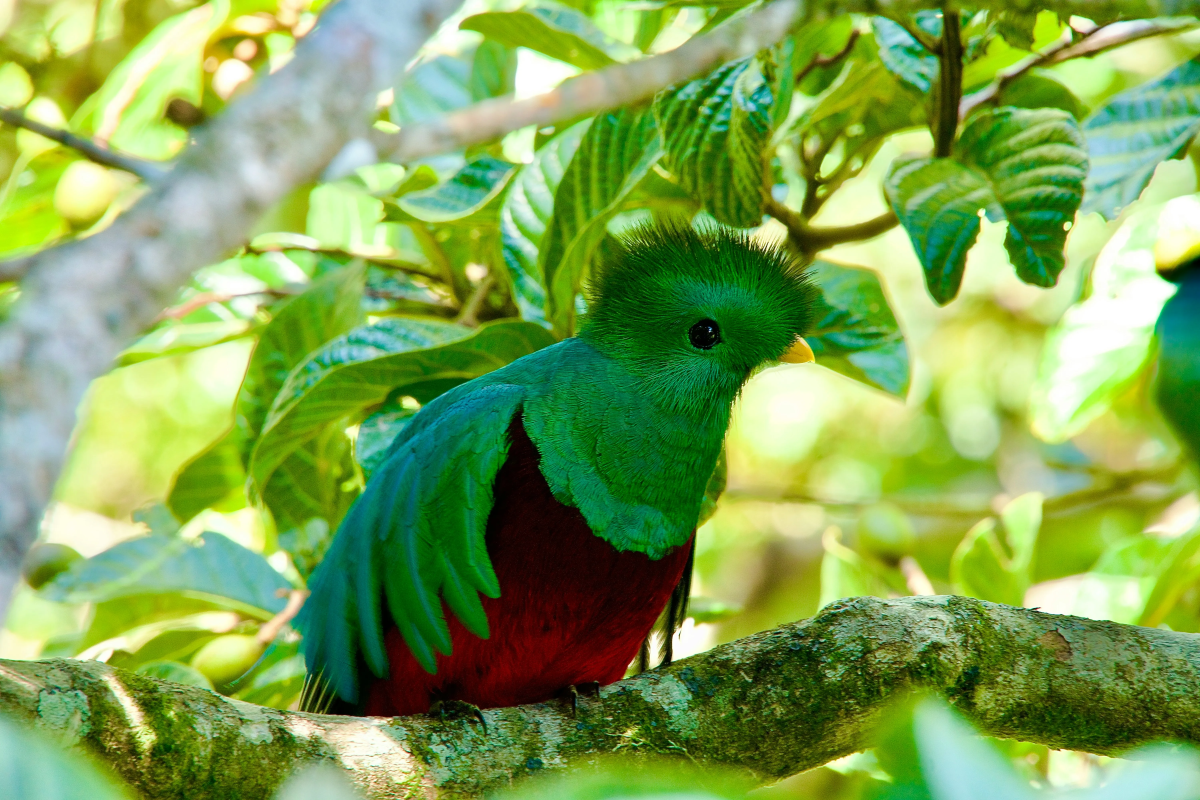
#> input picture images/ave_guatemela.webp, 6000 x 4000 px, given in place of ave_guatemela.jpg, which was not available (shown at 1/5 size)
$ python tama.py
#> lines starting #> are read from the running program, lines starting #| are printed output that depends on the picture
from PIL import Image

# Ruta de la imagen original
input_image_path = "images/ave_guatemela.jpg"  # Cambia esto por tu imagen original

# Ruta para guardar las versiones redimensionadas
large_image_path = "images/hero-large.webp"
small_image_path = "images/hero-small.webp"

# Abrir la imagen original
image = Image.open(input_image_path)
#> image is the input picture: PIL image 6000x4000 RGB; mean R, G, B 126.5, 163.2, 85

# Redimensionar a una versión grande (por ejemplo, 1200x800 píxeles)
large_image = image.resize((1200, 800))  # Ajusta las dimensiones según necesites
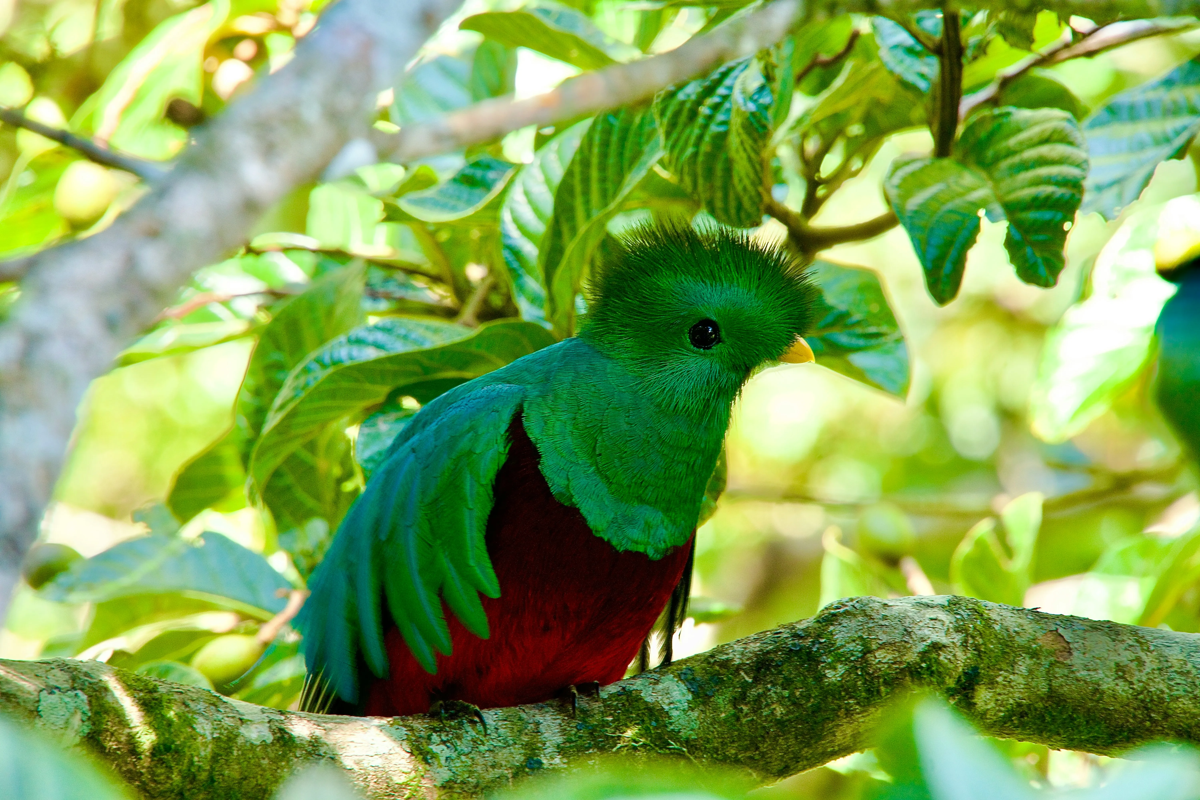
#> large_image: PIL image 1200x800 RGB; mean R, G, B 126.5, 163.2, 85
large_image.save(large_image_path, format="WEBP")

# Redimensionar a una versión pequeña (por ejemplo, 600x400 píxeles)
small_image = image.resize((600, 400))  # Ajusta las dimensiones según necesites
small_image.save(small_image_path, format="WEBP")

print("Imágenes generadas: ")
print(f"Versión grande guardada en: {large_image_path}")
print(f"Versión pequeña guardada en: {small_image_path}")

$ run again, with images/guatemala_city_guatemala_temple_lds.webp copied over images/ave_guatemela.webp
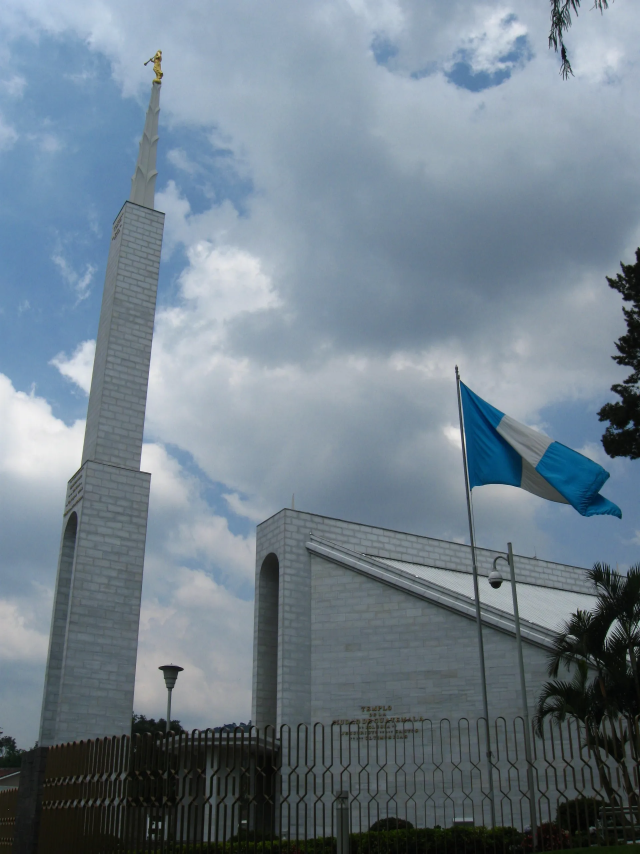
#> input picture images/guatemala_city_guatemala_temple_lds.webp, 1920 x 2560 px, given in place of ave_guatemela.jpg, which was not available (shown at 1/3 size)
#> image is the input picture: PIL image 1920x2560 RGB; mean R, G, B 113, 128.1, 139.9
#> `large_image = image.resize((1200, 800))`:
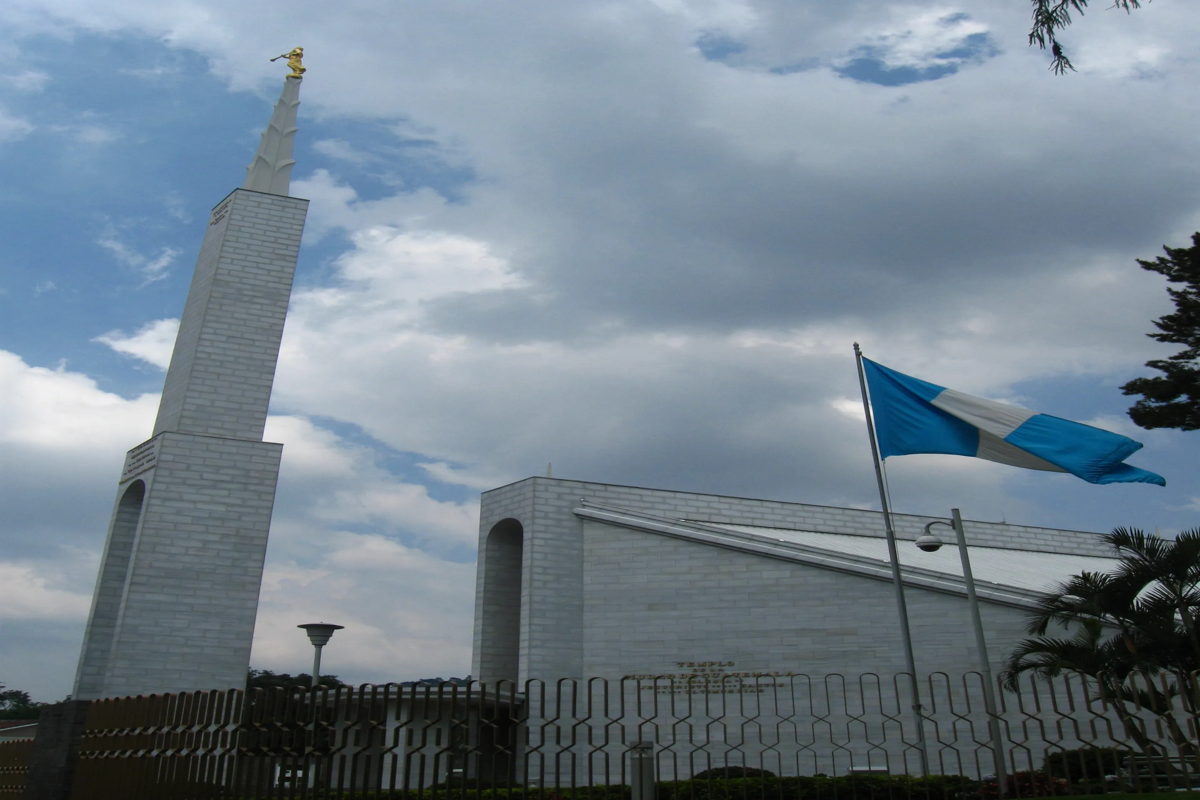
#> large_image: PIL image 1200x800 RGB; mean R, G, B 113, 128.1, 139.9
